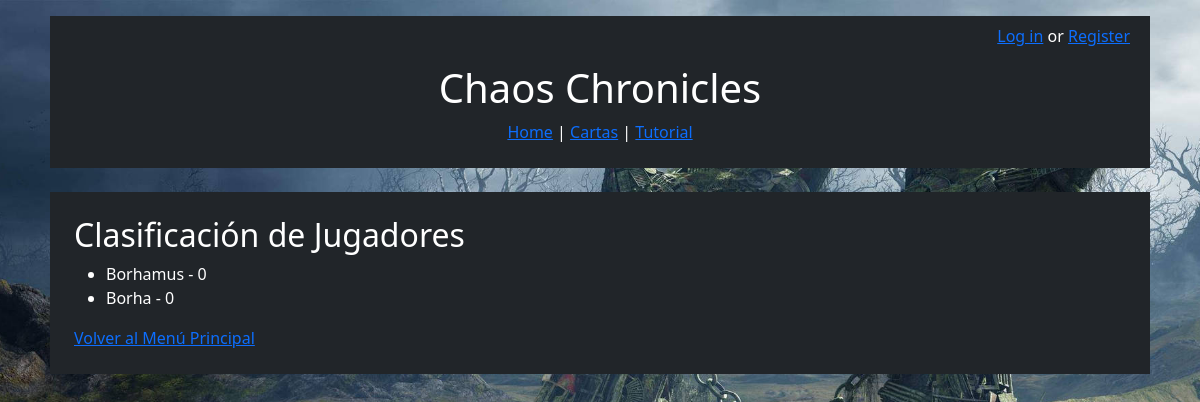
The page /leaderboard/ on the database as committed earlier.
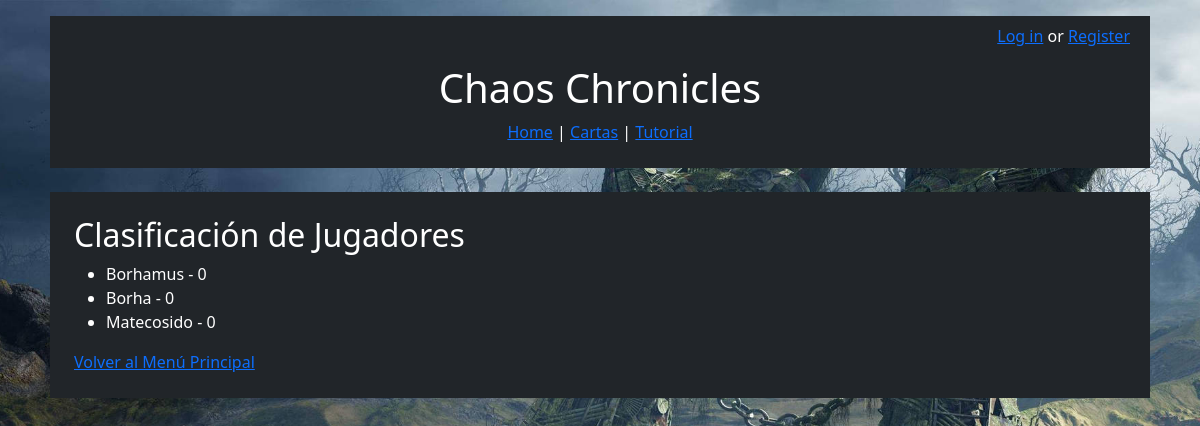
The same page on the database as committed later.
### logica/models.py (models this page shows, shortened)
class Jugador(AbstractUser):
    ScoreTotal = models.SmallIntegerField(default=0)
    Decks = models.ManyToManyField(Deck, blank=True)
    FotoPerfil = models.ImageField(blank=True, upload_to='perfilimages/')

### logica/views.py (the view)
# urls.py: path('leaderboard/', LeaderboardView.as_view(), name='leaderboard'),
class LeaderboardView(ListView):
    model = Jugador
    template_name = 'leaderboard.html'
    context_object_name = 'jugadores'
    ordering = ['-ScoreTotal']

### logica/templates/leaderboard.html (shortened to what this page needs)
{% extends "base_generic.html" %}
{% block content %}
    <body>
        <h2>Clasificación de Jugadores</h2>
        <ul>
            {% for jugador in jugadores %}
                <li>{{ jugador.username }} - {{ jugador.ScoreTotal }}</li>
            {% endfor %}
        </ul>
        <a href="{% url 'home' %}">Volver al Menú Principal</a>
    </body>
{% endblock %}

### logica/templates/base_generic.html (shortened to what this page needs)
<!DOCTYPE html>
<html lang="en">
    <head>
        <link href="https://cdn.jsdelivr.net/npm/bootstrap@5.3.3/dist/css/bootstrap.min.css" rel="stylesheet">
    </head>
    <body>
        <div class = "custom-container p-2 mt-3 bg-dark text-white">
            <div class = "menu">
                <div class = "container bg-dark text-white">
                    <div class="row">
                        <div class="col-sm-12">
                            <nav>
                                {% if user.is_authenticated %}
                                    <div class = "log-bar">
                                        Usuario: {{ user.get_username }}
                                        <form action="{% url 'logout' %}" method="post"> {% csrf_token %}
                                            <button type="submit" class="logout-button">Log out</button>
                                        </form>
                                    </div>
                                {% else %}
                                    <p class = "log-bar"><a href="{% url 'login' %}">Log in</a> or <a href="{% url 'register' %}">Register</a></p>
                                {% endif %}
                            </nav>
                        </div>
                    </div>
                </div>
                <div class="row">
                    <div class = "col-sm-12">
                        <h1 class="title">Chaos Chronicles</h1>
                    </div>
                </div>
                <div class="row">
                    <div class = "col-sm-12">
                        <nav>
                            <p class = "menu-items">
                                <a href="{% url 'home' %}"> Home</a> |
                                <a href="{% url 'carta_list' %}"> Cartas</a> |
                                <a href="{% url 'tutorial' %}"> Tutorial</a>
                            </p>
                        </nav>
                    </div>
                </div>
            </div>
        </div>
        <div class = "custom-container p-4 my-4 bg-dark text-white">
            {% block content %}
            {% endblock %}
        </div>
    </body>
</html>

### logica/templates/base_generic.html (style rules this page uses)
body { background-attachment: fixed; background-image: url("/media/media/bg1.jpg"); min-height: 100vh; width: 100%; background-position: center; background-repeat: no-repeat; background-size: cover; }
.title { text-align: center; }
.menu-items { text-align: center; }
.log-bar { text-align: right; }
.custom-container { max-width: 1100px; margin: auto; }

Rows that differ between the two databases and show on the page:
added Jugador: username "Matecosido", ScoreTotal "0"
